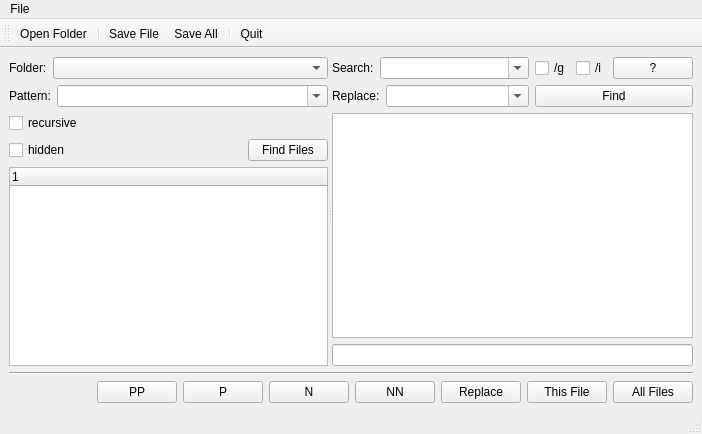
<?xml version="1.0" encoding="UTF-8"?>
<ui version="4.0">
 <class>regexxer</class>
 <widget class="QMainWindow" name="regexxer">
  <property name="geometry">
   <rect>
    <x>0</x>
    <y>0</y>
    <width>702</width>
    <height>434</height>
   </rect>
  </property>
  <property name="windowTitle">
   <string>regexxer</string>
  </property>
  <widget class="QWidget" name="centralWidget_">
   <layout class="QVBoxLayout" name="verticalLayout_5">
    <item>
     <widget class="QSplitter" name="splitter_">
      <property name="orientation">
       <enum>Qt::Orientation::Horizontal</enum>
      </property>
      <widget class="QWidget" name="layoutWidget">
       <layout class="QVBoxLayout" name="verticalLayoutLeftPanel_">
        <property name="sizeConstraint">
         <enum>QLayout::SizeConstraint::SetDefaultConstraint</enum>
        </property>
        <item>
         <layout class="QHBoxLayout" name="horizontalLayout">
          <item>
           <widget class="QLabel" name="lbFolder_">
            <property name="sizePolicy">
             <sizepolicy hsizetype="Minimum" vsizetype="Preferred">
              <horstretch>0</horstretch>
              <verstretch>0</verstretch>
             </sizepolicy>
            </property>
            <property name="text">
             <string>Folder:</string>
            </property>
           </widget>
          </item>
          <item>
           <widget class="QComboBox" name="cbFolders_">
            <property name="sizePolicy">
             <sizepolicy hsizetype="MinimumExpanding" vsizetype="Fixed">
              <horstretch>0</horstretch>
              <verstretch>0</verstretch>
             </sizepolicy>
            </property>
           </widget>
          </item>
         </layout>
        </item>
        <item>
         <layout class="QHBoxLayout" name="horizontalLayout_2">
          <item>
           <widget class="QLabel" name="lbPattern_">
            <property name="sizePolicy">
             <sizepolicy hsizetype="Minimum" vsizetype="Preferred">
              <horstretch>0</horstretch>
              <verstretch>0</verstretch>
             </sizepolicy>
            </property>
            <property name="text">
             <string>Pattern:</string>
            </property>
           </widget>
          </item>
          <item>
           <widget class="QComboBox" name="cbPatterns_">
            <property name="sizePolicy">
             <sizepolicy hsizetype="MinimumExpanding" vsizetype="Fixed">
              <horstretch>0</horstretch>
              <verstretch>0</verstretch>
             </sizepolicy>
            </property>
            <property name="editable">
             <bool>true</bool>
            </property>
           </widget>
          </item>
         </layout>
        </item>
        <item>
         <layout class="QHBoxLayout" name="horizontalLayout_3">
          <item>
           <widget class="QCheckBox" name="cbRecursive_">
            <property name="text">
             <string>recursive</string>
            </property>
           </widget>
          </item>
          <item>
           <spacer name="horizontalSpacer">
            <property name="orientation">
             <enum>Qt::Orientation::Horizontal</enum>
            </property>
            <property name="sizeHint" stdset="0">
             <size>
              <width>40</width>
              <height>20</height>
             </size>
            </property>
           </spacer>
          </item>
         </layout>
        </item>
        <item>
         <layout class="QHBoxLayout" name="horizontalLayout_4">
          <item>
           <widget class="QCheckBox" name="cbHidden_">
            <property name="text">
             <string>hidden</string>
            </property>
           </widget>
          </item>
          <item>
           <spacer name="horizontalSpacer_3">
            <property name="orientation">
             <enum>Qt::Orientation::Horizontal</enum>
            </property>
            <property name="sizeHint" stdset="0">
             <size>
              <width>40</width>
              <height>20</height>
             </size>
            </property>
           </spacer>
          </item>
          <item>
           <widget class="QPushButton" name="btFindFiles_">
            <property name="text">
             <string>Find Files</string>
            </property>
            <property name="icon">
             <iconset theme="system-search"/>
            </property>
           </widget>
          </item>
         </layout>
        </item>
        <item>
         <widget class="QTreeWidget" name="twFiles_">
          <property name="sizePolicy">
           <sizepolicy hsizetype="Preferred" vsizetype="Expanding">
            <horstretch>0</horstretch>
            <verstretch>0</verstretch>
           </sizepolicy>
          </property>
          <column>
           <property name="text">
            <string notr="true">1</string>
           </property>
          </column>
         </widget>
        </item>
       </layout>
      </widget>
      <widget class="QWidget" name="layoutWidget1">
       <layout class="QVBoxLayout" name="verticalLayoutRightPanel_">
        <item>
         <layout class="QHBoxLayout" name="horizontalLayout_8">
          <item>
           <layout class="QVBoxLayout" name="verticalLayout_2">
            <item>
             <layout class="QHBoxLayout" name="horizontalLayout_6">
              <item>
               <widget class="QLabel" name="lbSearch_">
                <property name="sizePolicy">
                 <sizepolicy hsizetype="Minimum" vsizetype="Preferred">
                  <horstretch>0</horstretch>
                  <verstretch>0</verstretch>
                 </sizepolicy>
                </property>
                <property name="text">
                 <string>Search:</string>
                </property>
               </widget>
              </item>
              <item>
               <widget class="QComboBox" name="cbSearch_">
                <property name="sizePolicy">
                 <sizepolicy hsizetype="Expanding" vsizetype="Fixed">
                  <horstretch>0</horstretch>
                  <verstretch>0</verstretch>
                 </sizepolicy>
                </property>
                <property name="editable">
                 <bool>true</bool>
                </property>
               </widget>
              </item>
             </layout>
            </item>
            <item>
             <layout class="QHBoxLayout" name="horizontalLayout_7">
              <item>
               <widget class="QLabel" name="lbReplace_">
                <property name="sizePolicy">
                 <sizepolicy hsizetype="Minimum" vsizetype="Preferred">
                  <horstretch>0</horstretch>
                  <verstretch>0</verstretch>
                 </sizepolicy>
                </property>
                <property name="text">
                 <string>Replace:</string>
                </property>
               </widget>
              </item>
              <item>
               <widget class="QComboBox" name="cbReplace_">
                <property name="sizePolicy">
                 <sizepolicy hsizetype="Expanding" vsizetype="Fixed">
                  <horstretch>0</horstretch>
                  <verstretch>0</verstretch>
                 </sizepolicy>
                </property>
                <property name="editable">
                 <bool>true</bool>
                </property>
               </widget>
              </item>
             </layout>
            </item>
           </layout>
          </item>
          <item>
           <layout class="QVBoxLayout" name="verticalLayout">
            <item>
             <layout class="QHBoxLayout" name="horizontalLayout_5">
              <item>
               <widget class="QCheckBox" name="cbGlobal_">
                <property name="text">
                 <string>/g</string>
                </property>
               </widget>
              </item>
              <item>
               <widget class="QCheckBox" name="cbNoCase_">
                <property name="text">
                 <string>/i</string>
                </property>
               </widget>
              </item>
              <item>
               <widget class="QPushButton" name="btHelpRegex_">
                <property name="text">
                 <string>?</string>
                </property>
                <property name="icon">
                 <iconset theme="help-contents"/>
                </property>
               </widget>
              </item>
             </layout>
            </item>
            <item>
             <widget class="QPushButton" name="btFind_">
              <property name="text">
               <string>Find</string>
              </property>
              <property name="icon">
               <iconset theme="edit-find"/>
              </property>
             </widget>
            </item>
           </layout>
          </item>
         </layout>
        </item>
        <item>
         <widget class="QTextEdit" name="teContent_">
          <property name="markdown">
           <string notr="true"/>
          </property>
          <property name="html">
           <string notr="true">&lt;!DOCTYPE HTML PUBLIC &quot;-//W3C//DTD HTML 4.0//EN&quot; &quot;http://www.w3.org/TR/REC-html40/strict.dtd&quot;&gt;
&lt;html&gt;&lt;head&gt;&lt;meta name=&quot;qrichtext&quot; content=&quot;1&quot; /&gt;&lt;meta charset=&quot;utf-8&quot; /&gt;&lt;style type=&quot;text/css&quot;&gt;
p, li { white-space: pre-wrap; }
hr { height: 1px; border-width: 0; }
li.unchecked::marker { content: &quot;\2610&quot;; }
li.checked::marker { content: &quot;\2612&quot;; }
&lt;/style&gt;&lt;/head&gt;&lt;body style=&quot; font-family:'Sans Serif'; font-size:9pt; font-weight:400; font-style:normal;&quot;&gt;
&lt;p style=&quot;-qt-paragraph-type:empty; margin-top:0px; margin-bottom:0px; margin-left:0px; margin-right:0px; -qt-block-indent:0; text-indent:0px;&quot;&gt;&lt;br /&gt;&lt;/p&gt;&lt;/body&gt;&lt;/html&gt;</string>
          </property>
         </widget>
        </item>
        <item>
         <widget class="QLineEdit" name="leReplace_"/>
        </item>
       </layout>
      </widget>
     </widget>
    </item>
    <item>
     <widget class="Line" name="hLine_">
      <property name="orientation">
       <enum>Qt::Orientation::Horizontal</enum>
      </property>
     </widget>
    </item>
    <item>
     <layout class="QHBoxLayout" name="horizontalLayout_10">
      <item>
       <spacer name="horizontalSpacer_2">
        <property name="orientation">
         <enum>Qt::Orientation::Horizontal</enum>
        </property>
        <property name="sizeHint" stdset="0">
         <size>
          <width>40</width>
          <height>20</height>
         </size>
        </property>
       </spacer>
      </item>
      <item>
       <widget class="QPushButton" name="btPreviousFile_">
        <property name="sizePolicy">
         <sizepolicy hsizetype="Minimum" vsizetype="Fixed">
          <horstretch>0</horstretch>
          <verstretch>0</verstretch>
         </sizepolicy>
        </property>
        <property name="text">
         <string>PP</string>
        </property>
        <property name="icon">
         <iconset theme="go-first"/>
        </property>
       </widget>
      </item>
      <item>
       <widget class="QPushButton" name="btPrevMatch_">
        <property name="text">
         <string>P</string>
        </property>
        <property name="icon">
         <iconset theme="go-previous"/>
        </property>
       </widget>
      </item>
      <item>
       <widget class="QPushButton" name="btNextMatch_">
        <property name="text">
         <string>N</string>
        </property>
        <property name="icon">
         <iconset theme="go-next"/>
        </property>
       </widget>
      </item>
      <item>
       <widget class="QPushButton" name="btNextFile_">
        <property name="text">
         <string>NN</string>
        </property>
        <property name="icon">
         <iconset theme="go-last"/>
        </property>
       </widget>
      </item>
      <item>
       <widget class="QPushButton" name="btReplace_">
        <property name="text">
         <string>Replace</string>
        </property>
        <property name="icon">
         <iconset theme="edit-find-replace"/>
        </property>
       </widget>
      </item>
      <item>
       <widget class="QPushButton" name="btThisFile_">
        <property name="text">
         <string>This File</string>
        </property>
        <property name="icon">
         <iconset theme="edit-find-replace"/>
        </property>
       </widget>
      </item>
      <item>
       <widget class="QPushButton" name="btAllFiles_">
        <property name="text">
         <string>All Files</string>
        </property>
        <property name="icon">
         <iconset theme="edit-find-replace"/>
        </property>
       </widget>
      </item>
     </layout>
    </item>
   </layout>
  </widget>
  <widget class="QMenuBar" name="menuBar_">
   <property name="geometry">
    <rect>
     <x>0</x>
     <y>0</y>
     <width>702</width>
     <height>19</height>
    </rect>
   </property>
   <widget class="QMenu" name="menuFile_">
    <property name="title">
     <string>File</string>
    </property>
    <addaction name="actionOpenDir_"/>
    <addaction name="separator"/>
    <addaction name="actionSaveCurrent_"/>
    <addaction name="actionSaveAll_"/>
    <addaction name="separator"/>
    <addaction name="actionQuit_"/>
   </widget>
   <addaction name="menuFile_"/>
  </widget>
  <widget class="QStatusBar" name="statusBar_"/>
  <widget class="QToolBar" name="toolBar_">
   <property name="windowTitle">
    <string>toolBar</string>
   </property>
   <attribute name="toolBarArea">
    <enum>TopToolBarArea</enum>
   </attribute>
   <attribute name="toolBarBreak">
    <bool>false</bool>
   </attribute>
   <addaction name="actionOpenDir_"/>
   <addaction name="separator"/>
   <addaction name="actionSaveCurrent_"/>
   <addaction name="actionSaveAll_"/>
   <addaction name="separator"/>
   <addaction name="actionQuit_"/>
  </widget>
  <action name="actionOpenDir_">
   <property name="icon">
    <iconset theme="folder-open"/>
   </property>
   <property name="text">
    <string>Open Folder</string>
   </property>
  </action>
  <action name="actionSaveCurrent_">
   <property name="icon">
    <iconset theme="document-save"/>
   </property>
   <property name="text">
    <string>Save File</string>
   </property>
   <property name="toolTip">
    <string>Save Current File</string>
   </property>
  </action>
  <action name="actionSaveAll_">
   <property name="icon">
    <iconset theme="document-save-as"/>
   </property>
   <property name="text">
    <string>Save All</string>
   </property>
  </action>
  <action name="actionQuit_">
   <property name="icon">
    <iconset theme="application-exit"/>
   </property>
   <property name="text">
    <string>Quit</string>
   </property>
  </action>
 </widget>
 <resources/>
 <connections/>
</ui>
